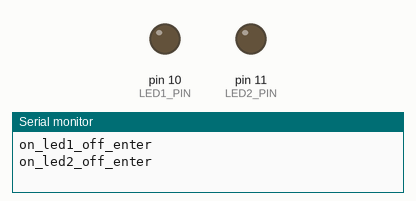
Recording of a sketch running on a simulated Arduino Uno, built with avr-gcc and run on an emulated ATmega328P. Parts: output pins drawn as LEDs (lit = HIGH), the last lines printed to the serial monitor.

Above: at 0.6 s.
At 4.7 s:
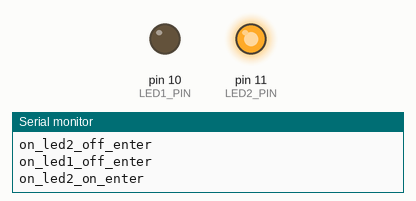
At 6.7 s:
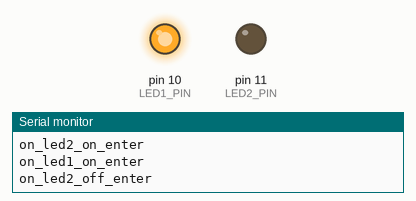
At 14.3 s:
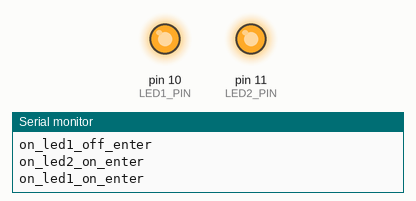
Timing chart, 0 to 15.6 s (numbered marks = the images above):
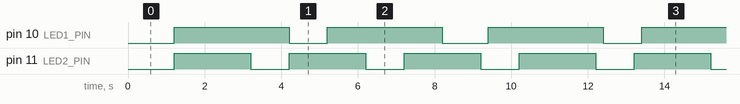

Measured:
- by itself, pin 10 (LED1_PIN), pin 11 (LED2_PIN): moves between LOW and HIGH, repeating every 12.0 s

The sketch:

multitasking.ino
```cpp
// This example shows how two finite state machines can be used to simulate
// multitasking on an arduino. Two LED's are turned on and off at irregular
// intervals; the finite state machines take care of the transitions.

#include "Fsm.h"

#define LED1_PIN 10
#define LED2_PIN 11

void on_led1_on_enter() {
    Serial.println("on_led1_on_enter");
    digitalWrite(LED1_PIN, HIGH);
}

void on_led1_off_enter() {
    Serial.println("on_led1_off_enter");
    digitalWrite(LED1_PIN, LOW);
}

void on_led2_on_enter() {
    Serial.println("on_led2_on_enter");
    digitalWrite(LED2_PIN, HIGH);
}

void on_led2_off_enter() {
    Serial.println("on_led2_off_enter");
    digitalWrite(LED2_PIN, LOW);
}

State state_led1_on(&on_led1_on_enter, NULL, NULL);
State state_led1_off(&on_led1_off_enter, NULL, NULL);

State state_led2_on(&on_led2_on_enter, NULL, NULL);
State state_led2_off(&on_led2_off_enter, NULL, NULL);

Fsm fsm_led1(&state_led1_off);
Fsm fsm_led2(&state_led2_off);

void setup() {
    Serial.begin(9600);

    pinMode(LED1_PIN, OUTPUT);
    pinMode(LED2_PIN, OUTPUT);

    fsm_led1.add_timed_transition(&state_led1_off, &state_led1_on, 1000, NULL);
    fsm_led1.add_timed_transition(&state_led1_on, &state_led1_off, 3000, NULL);
    fsm_led2.add_timed_transition(&state_led2_off, &state_led2_on, 1000, NULL);
    fsm_led2.add_timed_transition(&state_led2_on, &state_led2_off, 2000, NULL);
}


void loop() {
    fsm_led1.run_machine();
    fsm_led2.run_machine();
    delay(200);
}
```
